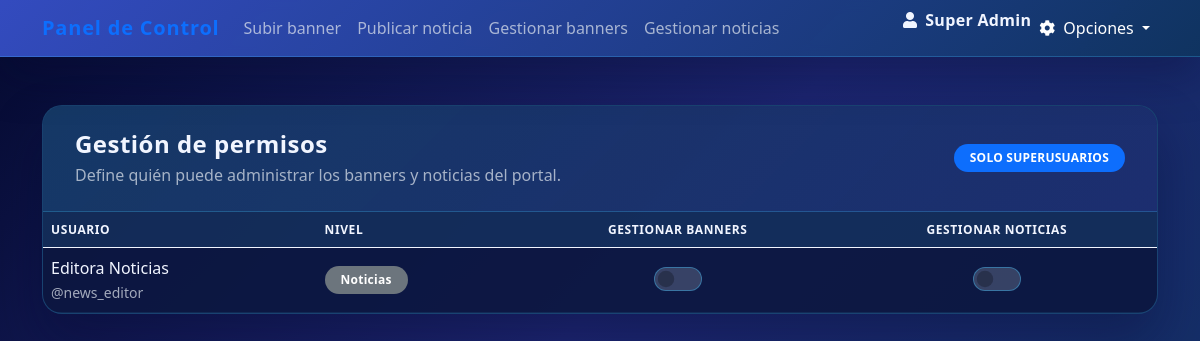
Page /adm/manage_permissions.php (signed in) on the committed database.
### tables this page shows
CREATE TABLE usuarios (
  usersId      INT(9) NOT NULL AUTO_INCREMENT,
  grupoId      INT(9) NOT NULL,
  nombres      VARCHAR(150) NOT NULL,
  users        VARCHAR(20) NOT NULL,
  clave        VARCHAR(120) NOT NULL,
  nivel        TINYINT UNSIGNED NOT NULL,
  estado       TINYINT(1) NOT NULL DEFAULT 1,
  email        VARCHAR(100) DEFAULT NULL,
  perfil       VARCHAR(150) DEFAULT NULL,
  fechaCreada  DATETIME DEFAULT CURRENT_TIMESTAMP,
  PRIMARY KEY (usersId),
  UNIQUE KEY uk_usuarios_users (users),
  KEY idx_usuarios_email (email)
);

### includes/repositories/PermissionRepository.php (called while the page is built, shortened)
<?php
require_once __DIR__ . '/../../adm/script/conex.php';
class PermissionRepository
{
    private MySQLcn $connection;
    public function __construct(MySQLcn $connection)
    {
        $this->connection = $connection;
    }
    public function userCanManageBanners(int $userId): bool
    {
        return $this->userHasPermission($userId, 'BANNERS', 'UPDATE');
    }
    public function userCanManageNews(int $userId): bool
    {
        return $this->userHasPermission($userId, 'NEWS', 'UPDATE');
    }
    public function getManageableUsers(int $excludeUserId = 0): array
    {
        $sql = 'SELECT usersId, nombres, users, nivel FROM usuarios WHERE estado = 1 ORDER BY nivel, nombres';
        $this->connection->Query($sql);
        $rows = $this->connection->Rows();
        $users = [];
        foreach ($rows as $row) {
            $userId = (int) ($row['usersId'] ?? 0);
            if ($excludeUserId > 0 && $userId === $excludeUserId) {
                continue;
            }
            $row['can_manage_banners'] = $this->userCanManageBanners($userId);
            $row['can_manage_news'] = $this->userCanManageNews($userId);
            $users[] = $row;
        }
        return $users;
    }
    public function userHasPermission(int $userId, string $resource, string $action): bool
    {
        $link = $this->connection->GetLink();
        $statement = $link->prepare(
            'SELECT permitido FROM v_permisos_efectivos WHERE usersId = ? AND recurso = ? AND accion = ? LIMIT 1'
        );
        $statement->bind_param('iss', $userId, $resource, $action);
        if (!$statement->execute()) {
            $statement->close();
            return false;
        }
        $result = $statement->get_result();
        $row = $result->fetch_assoc();
        if ($row === null) {
            return false;
        }
        return (int) ($row['permitido'] ?? 0) === 1;
    }
}

### adm/script/conex.php (called while the page is built, shortened)
<?php
class MySQLcn {
	protected $_link;
	protected $_result;
	protected $_numRows;
	private $_host = "localhost";
	private $_username = "root";
	private $_password = "";
	private $_database = "myweb";
        private $_port = 3306;
	public function __construct() {
		$this->_link = new mysqli($this->_host, $this->_username, $this->_password, $this->_database, $this->_port);
	}
	public function Query($sql) {
		$this->_result = $this->_link->query($sql) or die(mysqli_error($this->_result));
		$this->_numRows = mysqli_num_rows($this->_result);
	}
	public function NumRows() {
		return $this->_numRows;
	}
	public function Rows() {
		$rows = array();
		for($x = 0; $x < $this->NumRows(); $x++) {
			$rows[] = mysqli_fetch_assoc($this->_result);
		}
		return $rows;
	}
}
?>

### adm/manage_permissions.php (the view, shortened to what this page needs)
<?php
$nivelUsuario = (int) ($_SESSION['nivel'] ?? 0);
$usuarioId = (int) ($_SESSION['idUser'] ?? 0);
$nombreUsuario = $_SESSION['nombre'] ?? 'Usuario';
require_once __DIR__ . '/../includes/repositories/PermissionRepository.php';
try {
    $connection = new MySQLcn();
    $permissionRepository = new PermissionRepository($connection);
} catch (Throwable $exception) {
    $permissionRepository = null;
    $connection = null;
    $flashError = 'No fue posible conectar con la base de datos.';
}
$users = [];
if ($permissionRepository !== null) {
    $users = $permissionRepository->getManageableUsers($usuarioId);
}
$levelLabels = [
    1 => 'Superusuario',
    2 => 'Banners',
    3 => 'Noticias',
];
$canUploadBanner     = in_array($nivelUsuario, [1, 2], true);
$canPublishNews      = in_array($nivelUsuario, [1, 3], true);
$canManageBanners    = ($nivelUsuario === 1);
$canManageNews       = ($nivelUsuario === 1);
?>
<!DOCTYPE html>
<html lang="es">
<head>
    <link href="https://cdn.jsdelivr.net/npm/bootstrap@5.0.2/dist/css/bootstrap.min.css" rel="stylesheet">
    <link rel="stylesheet" href="https://cdnjs.cloudflare.com/ajax/libs/font-awesome/5.15.4/css/all.min.css">
    <link rel="stylesheet" href="css/dashboard-theme.css">
</head>
<body class="dashboard-body">
<nav class="navbar navbar-expand-lg dashboard-navbar">
    <div class="container">
        <a class="navbar-brand" href="#">Panel de Control</a>
        <div class="collapse navbar-collapse" id="navbarNav">
            <ul class="navbar-nav me-auto">
                <li class="nav-item">
                    <?php if ($canUploadBanner): ?>
                        <a class="nav-link" href="user.php">Subir banner</a>
                    <?php else: ?>
                        <a class="nav-link disabled" href="#" tabindex="-1" aria-disabled="true">Subir banner</a>
                    <?php endif; ?>
                </li>
                <li class="nav-item">
                    <?php if ($canPublishNews || $canManageNews): ?>
                        <a class="nav-link" href="news.php">Publicar noticia</a>
                    <?php else: ?>
                        <a class="nav-link disabled" href="#" tabindex="-1" aria-disabled="true">Publicar noticia</a>
                    <?php endif; ?>
                </li>
                <li class="nav-item">
                    <?php if ($canManageBanners): ?>
                        <a class="nav-link" href="manage_banners.php">Gestionar banners</a>
                    <?php else: ?>
                        <a class="nav-link disabled" href="#" tabindex="-1" aria-disabled="true">Gestionar banners</a>
                    <?php endif; ?>
                </li>
                <li class="nav-item">
                    <?php if ($canManageNews): ?>
                        <a class="nav-link" href="manage_news.php">Gestionar noticias</a>
                    <?php else: ?>
                        <a class="nav-link disabled" href="#" tabindex="-1" aria-disabled="true">Gestionar noticias</a>
                    <?php endif; ?>
                </li>
            </ul>
            <ul class="navbar-nav ms-auto">
                <li class="nav-item">
                    <span class="user-info">
                        <i class="fas fa-user me-2"></i><?php echo htmlspecialchars($nombreUsuario, ENT_QUOTES, 'UTF-8'); ?>
                    </span>
                </li>
                <li class="nav-item dropdown">
                    <a class="nav-link dropdown-toggle text-white" href="#" id="navbarDropdown" role="button" data-bs-toggle="dropdown">
                        <i class="fas fa-cog me-2"></i>Opciones
                    </a>
                </li>
            </ul>
        </div>
    </div>
</nav>
<main class="dashboard-main">
    <div class="container">
        <div class="dashboard-card card">
            <div class="card-header">
                <div>
                    <h4 class="dashboard-section-title mb-1">Gestión de permisos</h4>
                    <p class="dashboard-section-subtitle mb-0">Define quién puede administrar los banners y noticias del portal.</p>
                </div>
                <span class="badge bg-primary text-uppercase">Solo superusuarios</span>
            </div>
            <div class="card-body p-0">
                <?php if (empty($users)): ?>
                    <div class="dashboard-empty-state">
                        <i class="fas fa-users"></i>
                        <p class="mb-0">No hay otros usuarios registrados.</p>
                    </div>
                <?php else: ?>
                    <div class="table-responsive dashboard-table-responsive">
                        <table class="table align-middle">
                            <thead>
                            <tr>
                                <th scope="col">Usuario</th>
                                <th scope="col">Nivel</th>
                                <th scope="col" class="text-center">Gestionar banners</th>
                                <th scope="col" class="text-center">Gestionar noticias</th>
                            </tr>
                            </thead>
                            <tbody>
                            <?php foreach ($users as $user): ?>
                                <tr>
                                    <td>
                                        <span class="fw-semibold d-block"><?php echo htmlspecialchars((string) ($user['nombres'] ?? ''), ENT_QUOTES, 'UTF-8'); ?></span>
                                        <small class="text-muted">@<?php echo htmlspecialchars((string) ($user['users'] ?? ''), ENT_QUOTES, 'UTF-8'); ?></small>
                                    </td>
                                    <td>
                                        <span class="badge bg-secondary"><?php echo htmlspecialchars($levelLabels[(int) ($user['nivel'] ?? 0)] ?? 'Nivel desconocido', ENT_QUOTES, 'UTF-8'); ?></span>
                                    </td>
                                    <td class="text-center">
                                        <form method="POST" class="permission-form d-inline">
                                            <div class="form-check form-switch d-inline-flex align-items-center justify-content-center">
                                                <input class="form-check-input permission-toggle" type="checkbox" role="switch" <?php echo !empty($user['can_manage_banners']) ? 'checked' : ''; ?>>
                                            </div>
                                        </form>
                                    </td>
                                    <td class="text-center">
                                        <form method="POST" class="permission-form d-inline">
                                            <div class="form-check form-switch d-inline-flex align-items-center justify-content-center">
                                                <input class="form-check-input permission-toggle" type="checkbox" role="switch" <?php echo !empty($user['can_manage_news']) ? 'checked' : ''; ?>>
                                            </div>
                                        </form>
                                    </td>
                                </tr>
                            <?php endforeach; ?>
                            </tbody>
                        </table>
                    </div>
                <?php endif; ?>
            </div>
        </div>
    </div>
</main>
</body>
</html>

### adm/css/dashboard-theme.css (style rules this page uses)
:root { --dashboard-primary: #364fc7; --dashboard-primary-dark: #1e3a8a; --dashboard-accent: #40c4ff; --dashboard-bg: linear-gradient(135deg, #050A30 0%, #1D2671 45%, #0F3460 100%); --dashboard-card-bg: rgba(12, 23, 64, 0.92); --dashboard-card-border: rgba(64, 196, 255, 0.25); --dashboard-text: #f1f5ff; --dashboard-muted: rgba(226, 232, 240, 0.7); }
body.dashboard-body { font-family: 'Poppins', 'Segoe UI', Tahoma, Geneva, Verdana, sans-serif; background: var(--dashboard-bg); min-height: 100vh; color: var(--dashboard-text); display: flex; flex-direction: column; }
.dashboard-navbar { background: linear-gradient(135deg, rgba(54, 79, 199, 0.95) 0%, rgba(15, 52, 96, 0.95) 100%); backdrop-filter: blur(6px); box-shadow: 0 18px 45px rgba(5, 10, 48, 0.35); border-bottom: 1px solid rgba(64, 196, 255, 0.25); position: relative; z-index: 1050; }
.dashboard-navbar .navbar-brand { font-weight: 700; letter-spacing: 0.04em; }
.dashboard-navbar .nav-link { color: var(--dashboard-muted); font-weight: 500; transition: color 0.2s ease, transform 0.2s ease; }
.dashboard-main { flex: 1; padding: 3rem 0; }
.dashboard-card { background: var(--dashboard-card-bg); border: 1px solid var(--dashboard-card-border); border-radius: 20px; box-shadow: 0 25px 50px rgba(5, 10, 48, 0.35); overflow: hidden; color: var(--dashboard-text); }
.dashboard-card .card-header { background: linear-gradient(135deg, rgba(64, 196, 255, 0.2) 0%, rgba(76, 110, 245, 0.25) 100%); border-bottom: 1px solid rgba(64, 196, 255, 0.25); color: var(--dashboard-text); }
.dashboard-card .card-header h4, .dashboard-card .card-header h5 { font-weight: 600; letter-spacing: 0.02em; }
.dashboard-card .card-body { padding: 2rem; }
.dashboard-card .card-header { display: flex; flex-wrap: wrap; align-items: center; justify-content: space-between; gap: 1rem; padding: 1.5rem 2rem; }
.dashboard-section-title { margin-bottom: 0.25rem; font-weight: 600; letter-spacing: 0.02em; }
.dashboard-section-subtitle { margin-bottom: 0; color: var(--dashboard-muted); }
.dashboard-card .table { color: var(--dashboard-text); margin-bottom: 0; }
.dashboard-card .table thead th { background: rgba(64, 196, 255, 0.12); color: var(--dashboard-text); text-transform: uppercase; font-size: 0.75rem; border-color: rgba(64, 196, 255, 0.25); letter-spacing: 0.05em; }
.dashboard-card .table tbody tr { border-color: rgba(64, 196, 255, 0.1); transition: background 0.2s ease; }
.dashboard-card .badge { border-radius: 999px; padding: 0.4rem 0.85rem; letter-spacing: 0.02em; }
.dashboard-card .form-switch .form-check-input { width: 3rem; height: 1.5rem; background-color: rgba(226, 232, 240, 0.2); border-color: rgba(64, 196, 255, 0.4); }
.dashboard-card .form-switch .form-check-input::before { background-color: rgba(12, 23, 64, 0.9); }
.dashboard-card .form-switch .form-check-input::after { background-color: var(--dashboard-text); }
.dashboard-table-responsive { border-top: 1px solid rgba(64, 196, 255, 0.12); }
.dashboard-body .badge { border-radius: 999px; padding: 0.5rem 1rem; font-weight: 600; }
.dashboard-body .form-message, .dashboard-body small, .dashboard-body .text-white-50 { color: var(--dashboard-muted) !important; }
.dashboard-body a, .dashboard-body a:hover { text-decoration: none; }
.dashboard-body .user-info { color: var(--dashboard-text); font-weight: 600; letter-spacing: 0.02em; }

### rows in the picture
usuarios: nombres "Editora Noticias", users "news_editor", nivel "Noticias"

### other values in the picture
$nombreUsuario "Super Admin"
